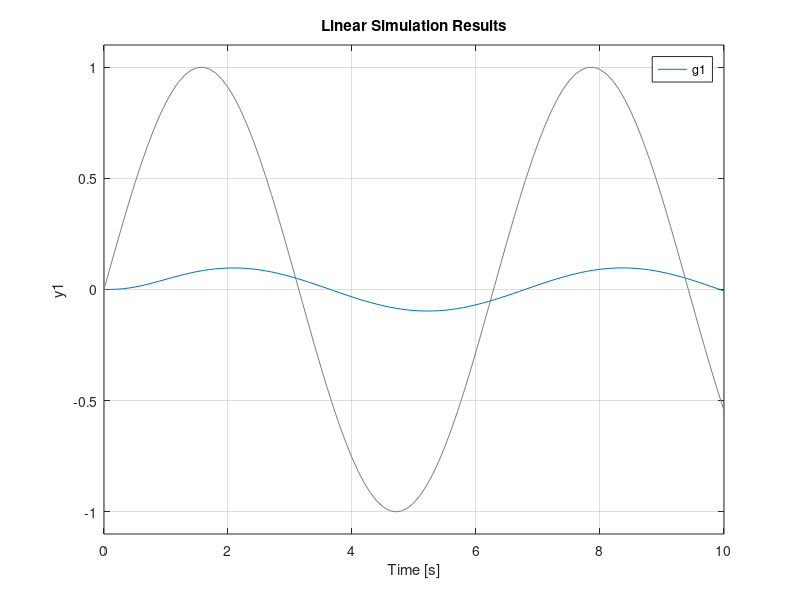

Recreate this plot in MATLAB.
%GENERAL
A=[0,1;-10,-5];
B=[0;1];
C=[1,0];
g1=ss(A,B,C,0);
%respuesta al escalon
step(g1);
%respuesta a entrada a rampa
t=0:0.1:10;
u=t;
lsim(g1,u,t);
%respuesta a parabola
u=0.5*t.^2;
lsim(g1,u,t);
%respuesta a entrada senoidal
u=sin(t);
lsim(g1,u,t);